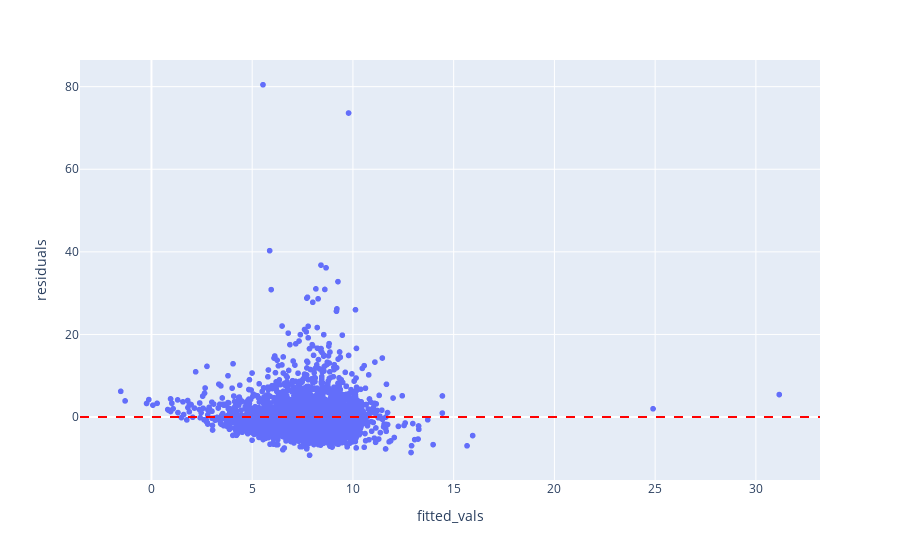

The cell this chart's notebook holds for it:
### Code cell
df["fitted_vals"]=model2.fittedvalues
df["residuals"]=model2.resid

fig=px.scatter(df, x="fitted_vals", y="residuals")
fig.add_hline(y=0, line_dash="dash", line_color="red")
fig.show()

### Figure 1 — Plotly figure (JSON) as saved in the notebook; plotly's stock layout.template omitted (floating-point values rounded to 4 significant figures; data arrays with more than 128 entries replaced by an {"elided": "..."} marker saying what was removed)
{"data": [{"hovertemplate": "fitted_vals=%{x}<br>residuals=%{y}<extra></extra>", "legendgroup": "", "marker": {"color": "#636efa", "symbol": "circle"}, "mode": "markers", "name": "", "showlegend": false, "type": "scattergl", "x": {"elided": "19753 float values"}, "xaxis": "x", "y": {"elided": "19753 float values"}, "yaxis": "y"}], "layout": {"legend": {"tracegroupgap": 0}, "margin": {"t": 60}, "shapes": [{"line": {"color": "red", "dash": "dash"}, "type": "line", "x0": 0, "x1": 1, "xref": "x domain", "y0": 0, "y1": 0, "yref": "y"}], "xaxis": {"anchor": "y", "domain": [0, 1], "title": {"text": "fitted_vals"}}, "yaxis": {"anchor": "x", "domain": [0, 1], "title": {"text": "residuals"}}}}
